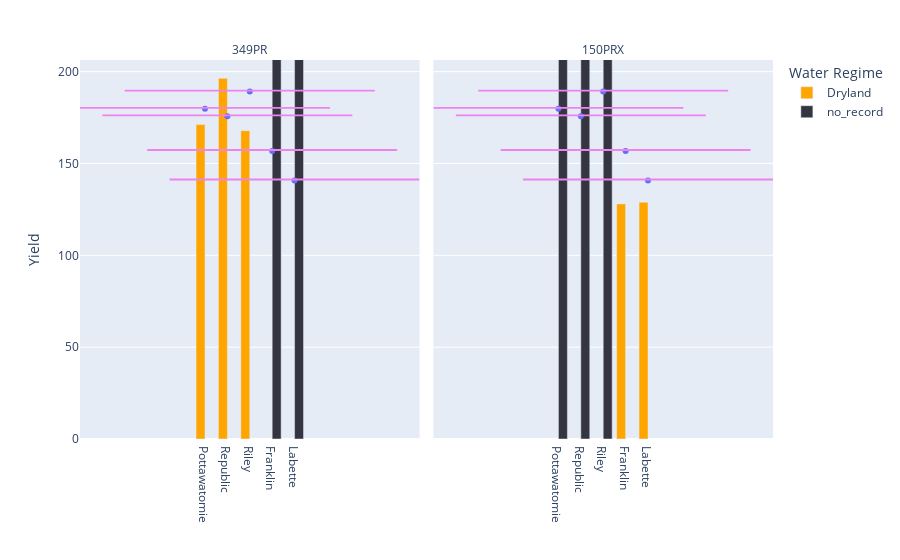

The code cell stored with this chart in its notebook:
### Code cell
color_map = {'Irrigated': 'darkblue', 'Dryland': 'orange', 'no_record': '#343541'}

fig = px.bar(df, x='COUNTY', y='YIELD',
                color_discrete_map=color_map,
                facet_col=col2,
                color='WATER_REGIME', barmode='group',
                labels={'NAME': 'Name', 'YIELD': f'Yield',
                        'WATER_REGIME': 'Water Regime', 'YEAR': 'Year', 'COUNTY': 'County', "no_record": "No Record"})

fig.for_each_annotation(lambda a: a.update(
    text=a.text.replace("Name=", ""))
)
fig.for_each_xaxis(lambda x: x.update({'title': ''}))

# avg line
for county in df['COUNTY'].unique():
    curr = avg[avg['COUNTY'] == county]
    # fig.add_hline(x=10, y=curr.avg.iloc[0], line_dash="dot", row="all", col="all")
    fig.add_trace(px.scatter(curr, x='COUNTY', y='avg').data[0], row='all', col='all')
    fig.add_shape(
        type='circle',
        x0=county,
        x1=county,
        y0=curr['avg'].min() - 1,
        y1=curr['avg'].min() + 1,
        line=dict(color='violet', width=250),
        row="all",
        col="all"
    )


fig.update_layout(yaxis=dict(range=[0, yield_max + 10]))

fig.show()

### Figure 1 — Plotly figure (JSON) as saved in the notebook; plotly's stock layout.template omitted (floating-point values rounded to 4 significant figures)
{"data": [{"alignmentgroup": "True", "hovertemplate": "Water Regime=Dryland<br>Name=349PR<br>County=%{x}<br>Yield=%{y}<extra></extra>", "legendgroup": "Dryland", "marker": {"color": "orange", "pattern": {"shape": ""}}, "name": "Dryland", "offsetgroup": "Dryland", "orientation": "v", "showlegend": true, "textposition": "auto", "type": "bar", "x": ["Pottawatomie", "Republic", "Riley"], "xaxis": "x", "y": [171.2, 196.3, 167.8], "yaxis": "y"}, {"alignmentgroup": "True", "hovertemplate": "Water Regime=Dryland<br>Name=150PRX<br>County=%{x}<br>Yield=%{y}<extra></extra>", "legendgroup": "Dryland", "marker": {"color": "orange", "pattern": {"shape": ""}}, "name": "Dryland", "offsetgroup": "Dryland", "orientation": "v", "showlegend": false, "textposition": "auto", "type": "bar", "x": ["Franklin", "Labette"], "xaxis": "x2", "y": [128.0, 128.9], "yaxis": "y2"}, {"alignmentgroup": "True", "hovertemplate": "Water Regime=no_record<br>Name=349PR<br>County=%{x}<br>Yield=%{y}<extra></extra>", "legendgroup": "no_record", "marker": {"color": "#343541", "pattern": {"shape": ""}}, "name": "no_record", "offsetgroup": "no_record", "orientation": "v", "showlegend": true, "textposition": "auto", "type": "bar", "x": ["Franklin", "Labette"], "xaxis": "x", "y": [246.3, 246.3], "yaxis": "y"}, {"alignmentgroup": "True", "hovertemplate": "Water Regime=no_record<br>Name=150PRX<br>County=%{x}<br>Yield=%{y}<extra></extra>", "legendgroup": "no_record", "marker": {"color": "#343541", "pattern": {"shape": ""}}, "name": "no_record", "offsetgroup": "no_record", "orientation": "v", "showlegend": false, "textposition": "auto", "type": "bar", "x": ["Pottawatomie", "Republic", "Riley"], "xaxis": "x2", "y": [246.3, 246.3, 246.3], "yaxis": "y2"}, {"hovertemplate": "COUNTY=%{x}<br>avg=%{y}<extra></extra>", "legendgroup": "", "marker": {"color": "#636efa", "symbol": "circle"}, "mode": "markers", "name": "", "orientation": "v", "showlegend": false, "type": "scatter", "x": ["Pottawatomie"], "xaxis": "x", "y": [179.7], "yaxis": "y"}, {"hovertemplate": "COUNTY=%{x}<br>avg=%{y}<extra></extra>", "legendgroup": "", "marker": {"color": "#636efa", "symbol": "circle"}, "mode": "markers", "name": "", "orientation": "v", "showlegend": false, "type": "scatter", "x": ["Pottawatomie"], "xaxis": "x2", "y": [179.7], "yaxis": "y2"}, {"hovertemplate": "COUNTY=%{x}<br>avg=%{y}<extra></extra>", "legendgroup": "", "marker": {"color": "#636efa", "symbol": "circle"}, "mode": "markers", "name": "", "orientation": "v", "showlegend": false, "type": "scatter", "x": ["Republic"], "xaxis": "x", "y": [175.7], "yaxis": "y"}, {"hovertemplate": "COUNTY=%{x}<br>avg=%{y}<extra></extra>", "legendgroup": "", "marker": {"color": "#636efa", "symbol": "circle"}, "mode": "markers", "name": "", "orientation": "v", "showlegend": false, "type": "scatter", "x": ["Republic"], "xaxis": "x2", "y": [175.7], "yaxis": "y2"}, {"hovertemplate": "COUNTY=%{x}<br>avg=%{y}<extra></extra>", "legendgroup": "", "marker": {"color": "#636efa", "symbol": "circle"}, "mode": "markers", "name": "", "orientation": "v", "showlegend": false, "type": "scatter", "x": ["Franklin"], "xaxis": "x", "y": [156.8], "yaxis": "y"}, {"hovertemplate": "COUNTY=%{x}<br>avg=%{y}<extra></extra>", "legendgroup": "", "marker": {"color": "#636efa", "symbol": "circle"}, "mode": "markers", "name": "", "orientation": "v", "showlegend": false, "type": "scatter", "x": ["Franklin"], "xaxis": "x2", "y": [156.8], "yaxis": "y2"}, {"hovertemplate": "COUNTY=%{x}<br>avg=%{y}<extra></extra>", "legendgroup": "", "marker": {"color": "#636efa", "symbol": "circle"}, "mode": "markers", "name": "", "orientation": "v", "showlegend": false, "type": "scatter", "x": ["Labette"], "xaxis": "x", "y": [140.8], "yaxis": "y"}, {"hovertemplate": "COUNTY=%{x}<br>avg=%{y}<extra></extra>", "legendgroup": "", "marker": {"color": "#636efa", "symbol": "circle"}, "mode": "markers", "name": "", "orientation": "v", "showlegend": false, "type": "scatter", "x": ["Labette"], "xaxis": "x2", "y": [140.8], "yaxis": "y2"}, {"hovertemplate": "COUNTY=%{x}<br>avg=%{y}<extra></extra>", "legendgroup": "", "marker": {"color": "#636efa", "symbol": "circle"}, "mode": "markers", "name": "", "orientation": "v", "showlegend": false, "type": "scatter", "x": ["Riley"], "xaxis": "x", "y": [189.1], "yaxis": "y"}, {"hovertemplate": "COUNTY=%{x}<br>avg=%{y}<extra></extra>", "legendgroup": "", "marker": {"color": "#636efa", "symbol": "circle"}, "mode": "markers", "name": "", "orientation": "v", "showlegend": false, "type": "scatter", "x": ["Riley"], "xaxis": "x2", "y": [189.1], "yaxis": "y2"}], "layout": {"annotations": [{"font": {}, "showarrow": false, "text": "349PR", "x": 0.245, "xanchor": "center", "xref": "paper", "y": 1, "yanchor": "bottom", "yref": "paper"}, {"font": {}, "showarrow": false, "text": "150PRX", "x": 0.755, "xanchor": "center", "xref": "paper", "y": 1, "yanchor": "bottom", "yref": "paper"}], "barmode": "group", "legend": {"title": {"text": "Water Regime"}, "tracegroupgap": 0}, "margin": {"t": 60}, "shapes": [{"line": {"color": "violet", "width": 250}, "type": "circle", "x0": "Pottawatomie", "x1": "Pottawatomie", "xref": "x", "y0": 178.7, "y1": 180.7, "yref": "y"}, {"line": {"color": "violet", "width": 250}, "type": "circle", "x0": "Pottawatomie", "x1": "Pottawatomie", "xref": "x2", "y0": 178.7, "y1": 180.7, "yref": "y2"}, {"line": {"color": "violet", "width": 250}, "type": "circle", "x0": "Republic", "x1": "Republic", "xref": "x", "y0": 174.7, "y1": 176.7, "yref": "y"}, {"line": {"color": "violet", "width": 250}, "type": "circle", "x0": "Republic", "x1": "Republic", "xref": "x2", "y0": 174.7, "y1": 176.7, "yref": "y2"}, {"line": {"color": "violet", "width": 250}, "type": "circle", "x0": "Franklin", "x1": "Franklin", "xref": "x", "y0": 155.8, "y1": 157.8, "yref": "y"}, {"line": {"color": "violet", "width": 250}, "type": "circle", "x0": "Franklin", "x1": "Franklin", "xref": "x2", "y0": 155.8, "y1": 157.8, "yref": "y2"}, {"line": {"color": "violet", "width": 250}, "type": "circle", "x0": "Labette", "x1": "Labette", "xref": "x", "y0": 139.8, "y1": 141.8, "yref": "y"}, {"line": {"color": "violet", "width": 250}, "type": "circle", "x0": "Labette", "x1": "Labette", "xref": "x2", "y0": 139.8, "y1": 141.8, "yref": "y2"}, {"line": {"color": "violet", "width": 250}, "type": "circle", "x0": "Riley", "x1": "Riley", "xref": "x", "y0": 188.1, "y1": 190.1, "yref": "y"}, {"line": {"color": "violet", "width": 250}, "type": "circle", "x0": "Riley", "x1": "Riley", "xref": "x2", "y0": 188.1, "y1": 190.1, "yref": "y2"}], "xaxis": {"anchor": "y", "domain": [0, 0.49], "title": {"text": ""}}, "xaxis2": {"anchor": "y2", "domain": [0.51, 1], "matches": "x", "title": {"text": ""}}, "yaxis": {"anchor": "x", "domain": [0, 1], "range": [0, 206.3], "title": {"text": "Yield"}}, "yaxis2": {"anchor": "x2", "domain": [0, 1], "matches": "y", "showticklabels": false}}}
